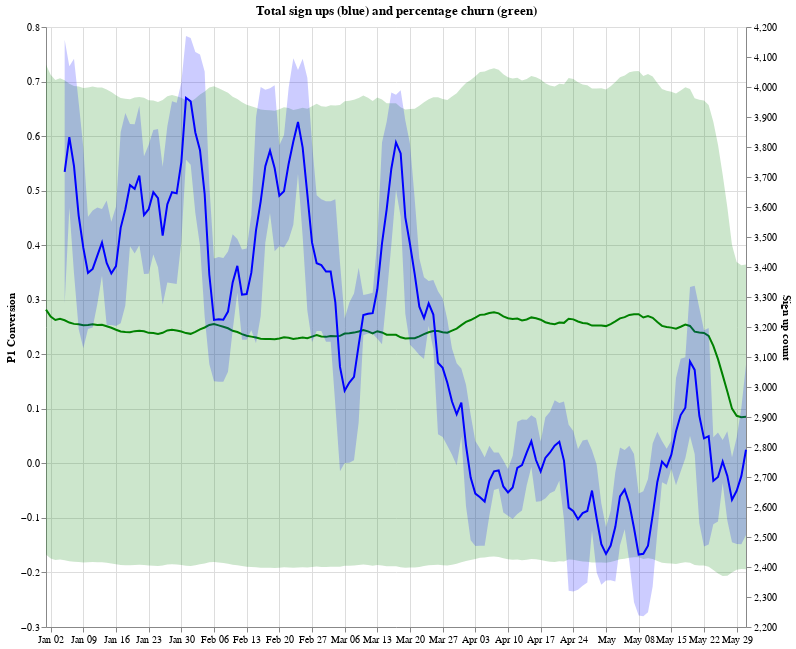

Notebook code for this chart:
### Code cell
alt.layer(
    churn_w_std_chart,
    vol_w_std_chart
    )\
    .resolve_scale(y="independent")\
    .properties(
        title="Total sign ups (blue) and percentage churn (green)",
        width=700,
        height=600)

### Figure 1 — Vega-Lite specification as saved in the notebook (floating-point values rounded to 4 significant figures; data arrays with more than 128 entries replaced by an {"elided": "..."} marker saying what was removed)
{"config": {"view": {"continuousWidth": 400, "continuousHeight": 300}}, "layer": [{"layer": [{"data": {"name": "data-3e4c408462ce69235d3aefd9d45995b8"}, "mark": {"type": "line", "color": "green"}, "encoding": {"x": {"field": "create_time", "title": null, "type": "temporal"}, "y": {"field": "mean_churn", "title": "P1 Conversion", "type": "quantitative"}}}, {"data": {"name": "data-3e4c408462ce69235d3aefd9d45995b8"}, "mark": {"type": "area", "color": "green", "opacity": 0.2}, "encoding": {"x": {"field": "create_time", "title": null, "type": "temporal"}, "y": {"field": "churn_std_y1", "scale": {"zero": false}, "type": "quantitative"}, "y2": {"field": "churn_std_y2"}}}], "height": 600, "width": 700}, {"layer": [{"data": {"name": "data-3e4c408462ce69235d3aefd9d45995b8"}, "mark": {"type": "line", "color": "blue"}, "encoding": {"x": {"field": "create_time", "title": null, "type": "temporal"}, "y": {"field": "vol_ma", "title": "Sign up count", "type": "quantitative"}}}, {"data": {"name": "data-3e4c408462ce69235d3aefd9d45995b8"}, "mark": {"type": "area", "color": "blue", "opacity": 0.2}, "encoding": {"x": {"field": "create_time", "title": null, "type": "temporal"}, "y": {"field": "vol_std_y1", "scale": {"zero": false}, "type": "quantitative"}, "y2": {"field": "vol_std_y2"}}}], "height": 600, "width": 700}], "height": 600, "resolve": {"scale": {"y": "independent"}}, "title": "Total sign ups (blue) and percentage churn (green)", "width": 700, "$schema": "https://vega.github.io/schema/vega-lite/v4.17.0.json", "datasets": {"data-3e4c408462ce69235d3aefd9d45995b8": {"elided": "151 records"}}}
